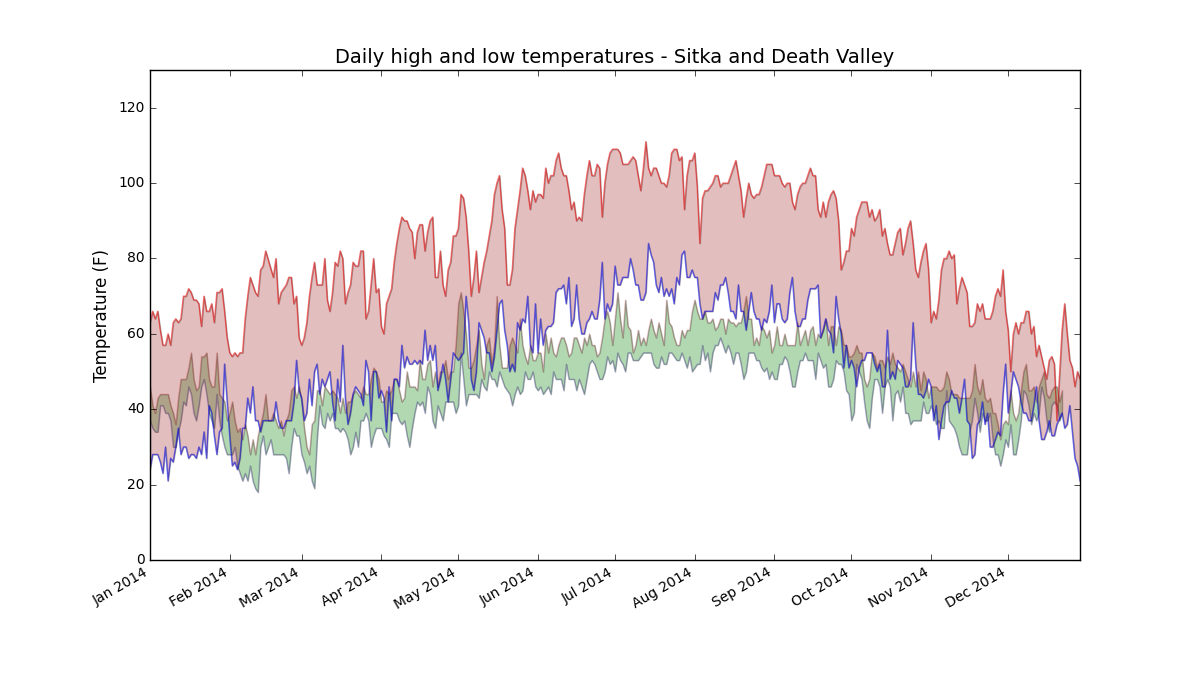

Reproduce this figure in Python.
import csv
from datetime import datetime

from matplotlib import pyplot as plt

filename_s = 'sitka_weather_2014.csv'
with open(filename_s) as f_s:
    reader = csv.reader(f_s)
    header_row = next(reader)

    # Get dates, and high and low temperatures from this file.
    dates_s, highs_s, lows_s = [], [], []
    for row in reader:
        current_date = datetime.strptime(row[0], '%Y-%m-%d')
        try:
            high = int(row[1])
            low = int(row[3])
        except ValueError:
            print(f"Missing data for {current_date}")
        else:
            dates_s.append(current_date)
            highs_s.append(high)
            lows_s.append(low)

filename_dv = 'death_valley_2014.csv'
with open(filename_dv) as f_d:
    reader = csv.reader(f_d)
    header_row = next(reader)

    # Get dates, and high and low temperatures from this file.
    dates_d, highs_d, lows_d = [], [], []
    for row in reader:
        current_date = datetime.strptime(row[0], '%Y-%m-%d')
        try:
            high = int(row[1])
            low = int(row[3])
        except ValueError:
            print(f"Missing data for {current_date}")
        else:
            dates_d.append(current_date)
            highs_d.append(high)
            lows_d.append(low)

# Plot the high and low temperatures in Sitka.
plt.style.use('classic')
fig, ax = plt.subplots(dpi=128, figsize=(12, 7))
ax.plot(dates_s, highs_s, c='red', alpha=0.1)
ax.plot(dates_s, lows_s, c='blue', alpha=0.1)
ax.fill_between(dates_s, highs_s, lows_s, facecolor='green', alpha=0.3)
# Plot the high and low temperatures in Death Valley.
ax.plot(dates_d, highs_d, c='red', alpha=0.5)
ax.plot(dates_d, lows_d, c='blue', alpha=0.5)
ax.fill_between(dates_d, highs_d, lows_d, facecolor='brown', alpha=0.3)
# Format plot.
title = "Daily high and low temperatures - Sitka and Death Valley"
ax.set_title(title, fontsize=14)
ax.set_xlabel('', fontsize=12)
fig.autofmt_xdate()
ax.set_ylabel("Temperature (F)", fontsize=12)
ax.tick_params(axis='both', which='major', labelsize=10)
plt.ylim(0, 130)
plt.savefig('sitka_&_death_valley.png')


plt.show()
